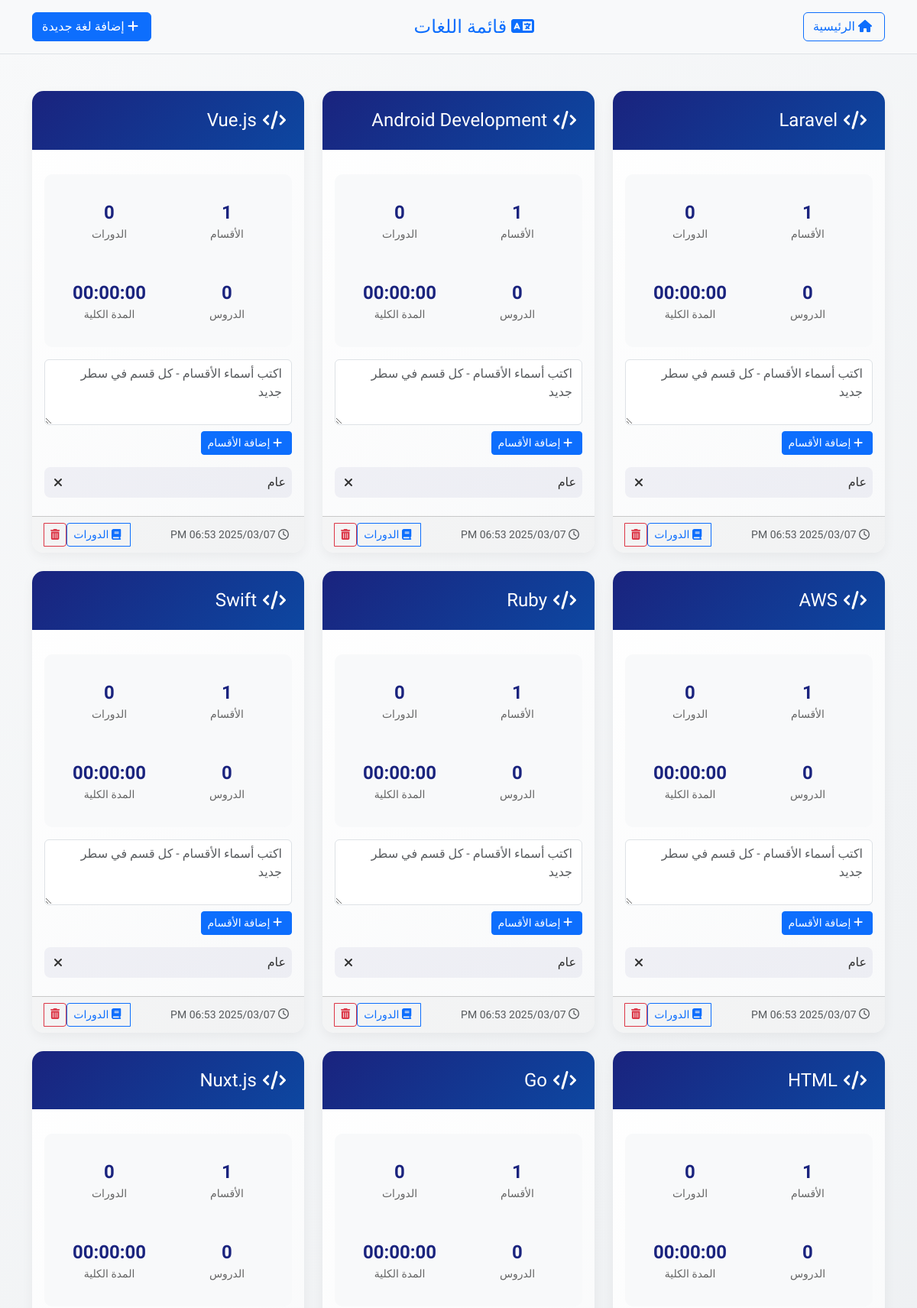
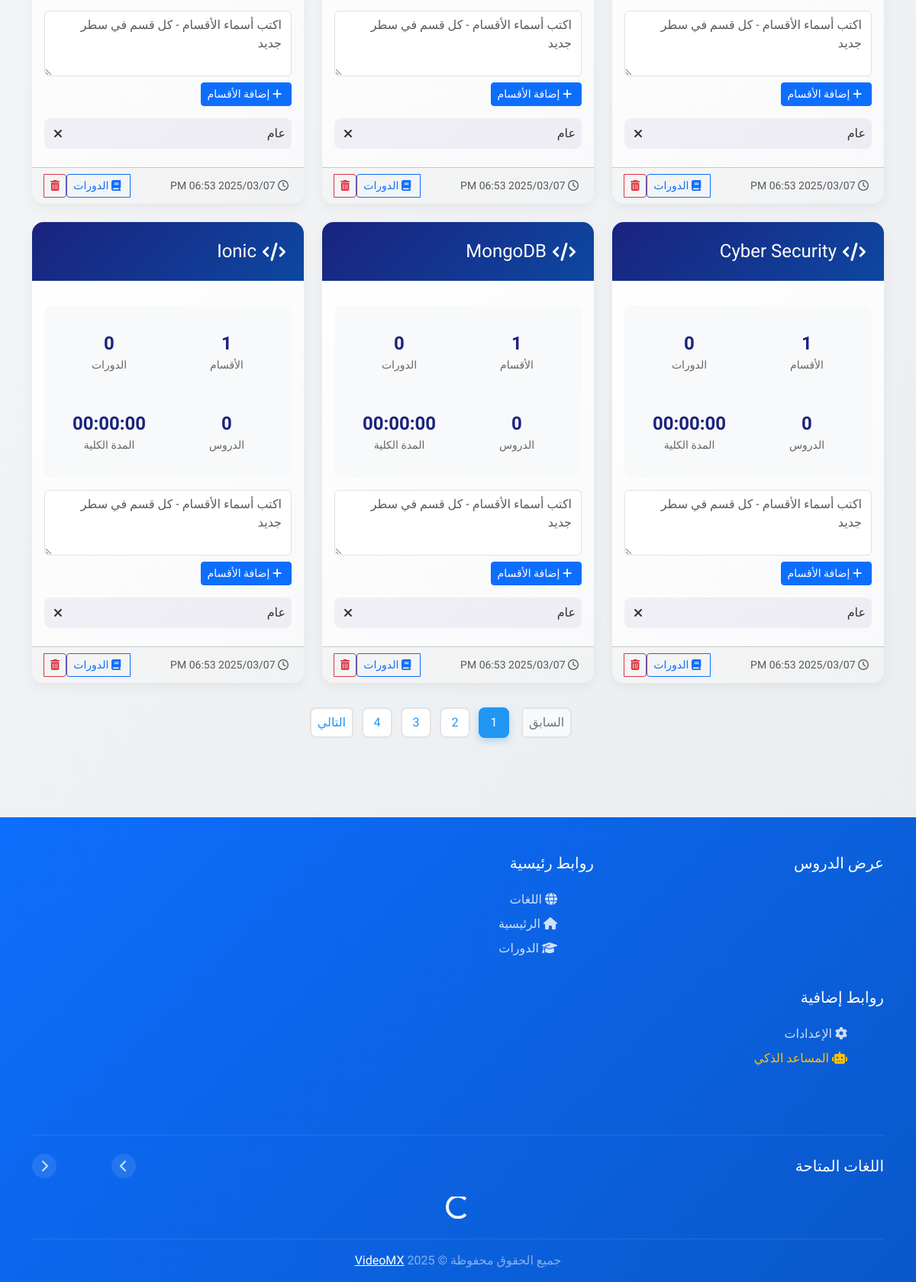
The app's page /content/languages.php with its own data (2 pictures, top to bottom).
### tables this page shows
CREATE TABLE languages (
    id INT UNSIGNED AUTO_INCREMENT PRIMARY KEY,
    name VARCHAR(100) NOT NULL UNIQUE,
    created_at TIMESTAMP DEFAULT CURRENT_TIMESTAMP,
    updated_at TIMESTAMP DEFAULT CURRENT_TIMESTAMP ON UPDATE CURRENT_TIMESTAMP
);

CREATE TABLE sections (
    id INT UNSIGNED AUTO_INCREMENT PRIMARY KEY,
    name VARCHAR(100) NOT NULL,
    language_id INT UNSIGNED NOT NULL,
    created_at TIMESTAMP DEFAULT CURRENT_TIMESTAMP,
    updated_at TIMESTAMP DEFAULT CURRENT_TIMESTAMP ON UPDATE CURRENT_TIMESTAMP,
    UNIQUE KEY unique_section_lang (name, language_id),
    FOREIGN KEY (language_id) REFERENCES languages(id)
        ON DELETE CASCADE
        ON UPDATE CASCADE
);

### content/includes/functions.php (called while the page is built, shortened)
<?php
function connectDB() {
    static $db = null;
    if ($db === null) {
        try {
            $config = require __DIR__ . '/../config/database.php';
            $dsn = sprintf(
                "mysql:host=%s;dbname=%s;charset=%s",
                $config['host'],
                $config['dbname'],
                $config['charset']
            );
            $options = [
                PDO::ATTR_ERRMODE => PDO::ERRMODE_EXCEPTION,
                PDO::ATTR_DEFAULT_FETCH_MODE => PDO::FETCH_ASSOC,
                PDO::MYSQL_ATTR_INIT_COMMAND => "SET NAMES {$config['charset']}"
            ];
            $db = new PDO($dsn, $config['username'], $config['password'], $options);
        } catch (PDOException $e) {
            error_log("خطأ في الاتصال بقاعدة البيانات: " . $e->getMessage());
            throw new Exception("فشل الاتصال بقاعدة البيانات");
        }
    }
    return $db;
}
function formatDuration($seconds, $format = 'time', $showSeconds = true) {
    if (!$seconds) return $format === 'time' ? '00:00:00' : '';
}
function formatDate($date) {
    $timestamp = strtotime($date);
    return date('Y/m/d h:i A', $timestamp);
}
function getLanguagesTableCount() {
    try {
        $db = connectDB();
        $stmt = $db->query("SELECT COUNT(DISTINCT id) FROM languages");
        return (int)$stmt->fetchColumn();
    } catch (Exception $e) {
        error_log($e->getMessage());
        return 0;
    }
}
function getLanguagesWithStats($page = 1, $perPage = 12) {
    try {
        $db = connectDB();
        $offset = ($page - 1) * $perPage;
        $query = "
            SELECT
                l.*,
                COUNT(DISTINCT s.id) as sections_count,
                COUNT(DISTINCT c.id) as courses_count,
                COUNT(DISTINCT les.id) as lessons_count,
                SUM(COALESCE(les.duration, 0)) as total_duration
            FROM languages l
            LEFT JOIN sections s ON l.id = s.language_id
            LEFT JOIN courses c ON l.id = c.language_id
            LEFT JOIN lessons les ON c.id = les.course_id
            GROUP BY l.id, l.name, l.created_at, l.updated_at
            ORDER BY l.created_at DESC
            LIMIT ?, ?
        ";
        $stmt = $db->prepare($query);
        $stmt->bindValue(1, $offset, PDO::PARAM_INT);
        $stmt->bindValue(2, $perPage, PDO::PARAM_INT);
        $stmt->execute();
        $languages = $stmt->fetchAll(PDO::FETCH_ASSOC);
        foreach ($languages as &$language) {
            $language['sections'] = getSectionsForLanguageTable($language['id']);
        }
        return $languages;
    } catch (Exception $e) {
        error_log($e->getMessage());
        return [];
    }
}
function getSectionsForLanguageTable($language_id) {
    try {
        $db = connectDB();
        $stmt = $db->prepare("
            SELECT id, name, created_at, updated_at
            FROM sections
            WHERE language_id = ?
            ORDER BY created_at DESC
        ");
        $stmt->execute([$language_id]);
        return $stmt->fetchAll(PDO::FETCH_ASSOC);
    } catch (Exception $e) {
        error_log($e->getMessage());
        return [];
    }
}

### content/languages.php (the view, shortened to what this page needs)
<?php
require_once 'includes/functions.php';
$page = isset($_GET['page']) ? (int)$_GET['page'] : 1;
$perPage = 12;
$totalLanguages = getLanguagesTableCount();
$totalPages = ceil($totalLanguages / $perPage);
$languages = getLanguagesWithStats($page, $perPage);
require_once 'includes/header.php';
?>
<link rel="stylesheet" href="assets/css/languages.css">
<div class="navigation-bar bg-light py-3 mb-4 border-bottom">
    <div class="container">
        <div class="row align-items-center">
            <div class="col-auto">
                <div class="d-flex gap-2">
                    <a href="/content/index.php" class="btn btn-outline-primary">
                        <i class="fas fa-home me-1"></i>
                        الرئيسية
                    </a>
                </div>
            </div>
            <div class="col text-center">
                <h4 class="mb-0 text-primary">
                    <i class="fas fa-language me-2"></i>
                    قائمة اللغات
                </h4>
            </div>
            <div class="col-auto">
                <button type="button" class="btn btn-primary" data-bs-toggle="modal" data-bs-target="#addLanguageModal">
                    <i class="fas fa-plus me-1"></i>
                    إضافة لغة جديدة
                </button>
            </div>
        </div>
    </div>
</div>
<div class="container py-4">
    <div class="language-grid">
        <?php foreach ($languages as $language): ?>
            <div class="language-card card" data-language-id="<?php echo $language['id']; ?>">
                <div class="card-header">
                    <h5 class="card-title">
                        <i class="fas fa-code"></i>
                        <?php echo htmlspecialchars($language['name']); ?>
                    </h5>
                </div>
                <div class="card-body">
                    <div class="stats">
                        <div class="stat-item">
                            <div class="stat-value"><?php echo $language['sections_count']; ?></div>
                            <div class="stat-label">الأقسام</div>
                        </div>
                        <div class="stat-item">
                            <div class="stat-value"><?php echo $language['courses_count']; ?></div>
                            <div class="stat-label">الدورات</div>
                        </div>
                        <div class="stat-item">
                            <div class="stat-value"><?php echo $language['lessons_count']; ?></div>
                            <div class="stat-label">الدروس</div>
                        </div>
                        <div class="stat-item">
                            <div class="stat-value"><?php echo formatDuration($language['total_duration']); ?></div>
                            <div class="stat-label">المدة الكلية</div>
                        </div>
                    </div>
                    <div class="sections-input">
                        <textarea class="form-control add-section-input"
                                  placeholder="اكتب أسماء الأقسام - كل قسم في سطر جديد"
                                  data-language-id="<?php echo $language['id']; ?>"
                                  rows="3"></textarea>
                        <button class="btn btn-primary btn-sm mt-2 add-sections-btn">
                            <i class="fas fa-plus me-1"></i>
                            إضافة الأقسام
                        </button>
                    </div>
                    <div class="sections-list">
                        <?php foreach ($language['sections'] as $section): ?>
                            <div class="section-item">
                                <span class="section-name">
                                    <?php echo htmlspecialchars($section['name']); ?>
                                </span>
                                <i class="fas fa-times delete-section"
                                   data-section-id="<?php echo $section['id']; ?>"
                                   title="حذف القسم"></i>
                            </div>
                        <?php endforeach; ?>
                    </div>
                </div>
                <div class="card-footer">
                    <div class="d-flex justify-content-between align-items-center">
                        <small class="text-muted">
                            <i class="far fa-clock me-1"></i>
                            <?php echo formatDate($language['created_at']); ?>
                        </small>
                        <div class="btn-group">
                            <a href="courses.php?language_id=<?php echo $language['id']; ?>"
                               class="btn btn-sm btn-outline-primary">
                                <i class="fas fa-book me-1"></i>
                                الدورات
                            </a>
                            <button type="button"
                                    class="btn btn-sm btn-outline-danger delete-language"
                                    data-language-id="<?php echo $language['id']; ?>"
                                    data-language-name="<?php echo htmlspecialchars($language['name']); ?>">
                                <i class="fas fa-trash-alt"></i>
                            </button>
                        </div>
                    </div>
                </div>
            </div>
        <?php endforeach; ?>
    </div>
    <?php if ($totalPages > 1): ?>
        <nav aria-label="Page navigation" class="mt-4">
            <ul class="pagination justify-content-center">
                <li class="page-item <?php echo $page <= 1 ? 'disabled' : ''; ?>">
                    <a class="page-link" href="?page=<?php echo $page - 1; ?>">السابق</a>
                </li>
                <?php for ($i = 1; $i <= $totalPages; $i++): ?>
                    <li class="page-item <?php echo $i == $page ? 'active' : ''; ?>">
                        <a class="page-link" href="?page=<?php echo $i; ?>"><?php echo $i; ?></a>
                    </li>
                <?php endfor; ?>
                <li class="page-item <?php echo $page >= $totalPages ? 'disabled' : ''; ?>">
                    <a class="page-link" href="?page=<?php echo $page + 1; ?>">التالي</a>
                </li>
            </ul>
        </nav>
    <?php endif; ?>
</div>
<?php require_once 'includes/footer.php'; ?>

### records on screen
languages: name "Laravel", sections_count "1", courses_count "0", lessons_count "0", total_duration "00:00:00", id "اكتب أسماء الأقسام - كل قسم في سطر جديد", created_at "2025/03/07 06:53 PM"
sections: name "عام"
languages: name "Android Development", sections_count "1", courses_count "0", lessons_count "0", total_duration "00:00:00", id "اكتب أسماء الأقسام - كل قسم في سطر جديد", created_at "2025/03/07 06:53 PM"
sections: name "عام"
languages: name "Vue.js", sections_count "1", courses_count "0", lessons_count "0", total_duration "00:00:00", id "اكتب أسماء الأقسام - كل قسم في سطر جديد", created_at "2025/03/07 06:53 PM"
sections: name "عام"
languages: name "AWS", sections_count "1", courses_count "0", lessons_count "0", total_duration "00:00:00", id "اكتب أسماء الأقسام - كل قسم في سطر جديد", created_at "2025/03/07 06:53 PM"
sections: name "عام"
languages: name "Ruby", sections_count "1", courses_count "0", lessons_count "0", total_duration "00:00:00", id "اكتب أسماء الأقسام - كل قسم في سطر جديد", created_at "2025/03/07 06:53 PM"
sections: name "عام"
languages: name "Swift", sections_count "1", courses_count "0", lessons_count "0", total_duration "00:00:00", id "اكتب أسماء الأقسام - كل قسم في سطر جديد", created_at "2025/03/07 06:53 PM"
sections: name "عام"
languages: name "HTML", sections_count "1", courses_count "0", lessons_count "0", total_duration "00:00:00", id "اكتب أسماء الأقسام - كل قسم في سطر جديد", created_at "2025/03/07 06:53 PM"
sections: name "عام"
languages: name "Go", sections_count "1", courses_count "0", lessons_count "0", total_duration "00:00:00", id "اكتب أسماء الأقسام - كل قسم في سطر جديد", created_at "2025/03/07 06:53 PM"
sections: name "عام"
languages: name "Nuxt.js", sections_count "1", courses_count "0", lessons_count "0", total_duration "00:00:00", id "اكتب أسماء الأقسام - كل قسم في سطر جديد", created_at "2025/03/07 06:53 PM"
sections: name "عام"
languages: name "Cyber Security", sections_count "1", courses_count "0", lessons_count "0", total_duration "00:00:00", id "اكتب أسماء الأقسام - كل قسم في سطر جديد", created_at "2025/03/07 06:53 PM"
sections: name "عام"
languages: name "MongoDB", sections_count "1", courses_count "0", lessons_count "0", total_duration "00:00:00", id "اكتب أسماء الأقسام - كل قسم في سطر جديد", created_at "2025/03/07 06:53 PM"
sections: name "عام"
languages: name "Ionic", sections_count "1", courses_count "0", lessons_count "0", total_duration "00:00:00", id "اكتب أسماء الأقسام - كل قسم في سطر جديد", created_at "2025/03/07 06:53 PM"
sections: name "عام"
